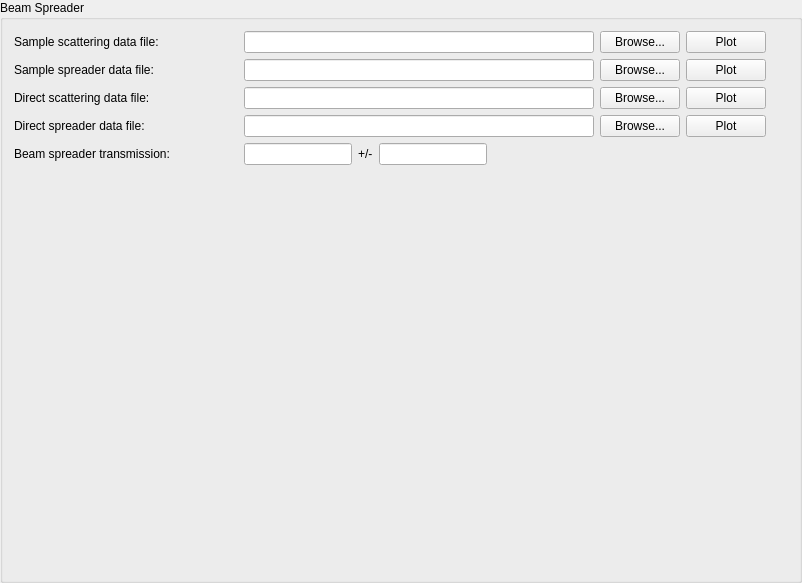
<?xml version="1.0" encoding="UTF-8"?>
<ui version="4.0">
 <class>GroupBox</class>
 <widget class="QGroupBox" name="GroupBox">
  <property name="geometry">
   <rect>
    <x>0</x>
    <y>0</y>
    <width>802</width>
    <height>583</height>
   </rect>
  </property>
  <property name="windowTitle">
   <string>GroupBox</string>
  </property>
  <property name="title">
   <string>Beam Spreader</string>
  </property>
  <layout class="QVBoxLayout" name="verticalLayout">
   <item>
    <layout class="QGridLayout" name="gridLayout">
     <item row="0" column="0">
      <widget class="QLabel" name="label">
       <property name="sizePolicy">
        <sizepolicy hsizetype="Fixed" vsizetype="Preferred">
         <horstretch>0</horstretch>
         <verstretch>0</verstretch>
        </sizepolicy>
       </property>
       <property name="minimumSize">
        <size>
         <width>204</width>
         <height>0</height>
        </size>
       </property>
       <property name="text">
        <string>Sample scattering data file:</string>
       </property>
      </widget>
     </item>
     <item row="0" column="2">
      <widget class="QLineEdit" name="sample_scatt_edit">
       <property name="sizePolicy">
        <sizepolicy hsizetype="Expanding" vsizetype="Fixed">
         <horstretch>0</horstretch>
         <verstretch>0</verstretch>
        </sizepolicy>
       </property>
       <property name="minimumSize">
        <size>
         <width>300</width>
         <height>0</height>
        </size>
       </property>
       <property name="maximumSize">
        <size>
         <width>16777215</width>
         <height>16777215</height>
        </size>
       </property>
       <property name="toolTip">
        <string>Enter a valid data file path.</string>
       </property>
      </widget>
     </item>
     <item row="0" column="3">
      <widget class="QPushButton" name="sample_scatt_browse">
       <property name="sizePolicy">
        <sizepolicy hsizetype="Fixed" vsizetype="Fixed">
         <horstretch>0</horstretch>
         <verstretch>0</verstretch>
        </sizepolicy>
       </property>
       <property name="toolTip">
        <string>Click to browse.</string>
       </property>
       <property name="text">
        <string>Browse...</string>
       </property>
      </widget>
     </item>
     <item row="1" column="0">
      <widget class="QLabel" name="label_2">
       <property name="sizePolicy">
        <sizepolicy hsizetype="Fixed" vsizetype="Preferred">
         <horstretch>0</horstretch>
         <verstretch>0</verstretch>
        </sizepolicy>
       </property>
       <property name="text">
        <string>Sample spreader data file:</string>
       </property>
      </widget>
     </item>
     <item row="1" column="2">
      <widget class="QLineEdit" name="sample_spread_edit">
       <property name="sizePolicy">
        <sizepolicy hsizetype="Expanding" vsizetype="Fixed">
         <horstretch>0</horstretch>
         <verstretch>0</verstretch>
        </sizepolicy>
       </property>
       <property name="minimumSize">
        <size>
         <width>300</width>
         <height>0</height>
        </size>
       </property>
       <property name="maximumSize">
        <size>
         <width>16777215</width>
         <height>16777215</height>
        </size>
       </property>
       <property name="toolTip">
        <string>Enter a valid data file path.</string>
       </property>
      </widget>
     </item>
     <item row="1" column="3">
      <widget class="QPushButton" name="sample_spread_browse">
       <property name="sizePolicy">
        <sizepolicy hsizetype="Fixed" vsizetype="Fixed">
         <horstretch>0</horstretch>
         <verstretch>0</verstretch>
        </sizepolicy>
       </property>
       <property name="toolTip">
        <string>Click to browse.</string>
       </property>
       <property name="text">
        <string>Browse...</string>
       </property>
      </widget>
     </item>
     <item row="2" column="0">
      <widget class="QLabel" name="label_3">
       <property name="sizePolicy">
        <sizepolicy hsizetype="Fixed" vsizetype="Preferred">
         <horstretch>0</horstretch>
         <verstretch>0</verstretch>
        </sizepolicy>
       </property>
       <property name="text">
        <string>Direct scattering data file:</string>
       </property>
      </widget>
     </item>
     <item row="3" column="0">
      <widget class="QLabel" name="label_4">
       <property name="sizePolicy">
        <sizepolicy hsizetype="Fixed" vsizetype="Preferred">
         <horstretch>0</horstretch>
         <verstretch>0</verstretch>
        </sizepolicy>
       </property>
       <property name="text">
        <string>Direct spreader data file:</string>
       </property>
      </widget>
     </item>
     <item row="2" column="2">
      <widget class="QLineEdit" name="direct_scatt_edit">
       <property name="sizePolicy">
        <sizepolicy hsizetype="Expanding" vsizetype="Fixed">
         <horstretch>0</horstretch>
         <verstretch>0</verstretch>
        </sizepolicy>
       </property>
       <property name="minimumSize">
        <size>
         <width>300</width>
         <height>0</height>
        </size>
       </property>
       <property name="maximumSize">
        <size>
         <width>16777215</width>
         <height>16777215</height>
        </size>
       </property>
       <property name="toolTip">
        <string>Enter a valid data file path.</string>
       </property>
      </widget>
     </item>
     <item row="3" column="2">
      <widget class="QLineEdit" name="direct_spread_edit">
       <property name="sizePolicy">
        <sizepolicy hsizetype="Expanding" vsizetype="Fixed">
         <horstretch>0</horstretch>
         <verstretch>0</verstretch>
        </sizepolicy>
       </property>
       <property name="minimumSize">
        <size>
         <width>300</width>
         <height>0</height>
        </size>
       </property>
       <property name="maximumSize">
        <size>
         <width>16777215</width>
         <height>16777215</height>
        </size>
       </property>
       <property name="toolTip">
        <string>Enter a valid data file path.</string>
       </property>
      </widget>
     </item>
     <item row="2" column="3">
      <widget class="QPushButton" name="direct_scatt_browse">
       <property name="sizePolicy">
        <sizepolicy hsizetype="Fixed" vsizetype="Fixed">
         <horstretch>0</horstretch>
         <verstretch>0</verstretch>
        </sizepolicy>
       </property>
       <property name="toolTip">
        <string>Click to browse.</string>
       </property>
       <property name="text">
        <string>Browse...</string>
       </property>
      </widget>
     </item>
     <item row="3" column="3">
      <widget class="QPushButton" name="direct_spread_browse">
       <property name="sizePolicy">
        <sizepolicy hsizetype="Fixed" vsizetype="Fixed">
         <horstretch>0</horstretch>
         <verstretch>0</verstretch>
        </sizepolicy>
       </property>
       <property name="toolTip">
        <string>Click to browse.</string>
       </property>
       <property name="text">
        <string>Browse...</string>
       </property>
      </widget>
     </item>
     <item row="4" column="0">
      <widget class="QLabel" name="label_5">
       <property name="sizePolicy">
        <sizepolicy hsizetype="Fixed" vsizetype="Preferred">
         <horstretch>0</horstretch>
         <verstretch>0</verstretch>
        </sizepolicy>
       </property>
       <property name="text">
        <string>Beam spreader transmission:</string>
       </property>
      </widget>
     </item>
     <item row="4" column="2">
      <layout class="QHBoxLayout" name="horizontalLayout">
       <item>
        <widget class="QLineEdit" name="spreader_trans_edit">
         <property name="sizePolicy">
          <sizepolicy hsizetype="Fixed" vsizetype="Fixed">
           <horstretch>0</horstretch>
           <verstretch>0</verstretch>
          </sizepolicy>
         </property>
         <property name="maximumSize">
          <size>
           <width>113</width>
           <height>16777215</height>
          </size>
         </property>
         <property name="toolTip">
          <string>Transmission of the beam spreader in %.</string>
         </property>
        </widget>
       </item>
       <item>
        <widget class="QLabel" name="label_7">
         <property name="text">
          <string>+/-</string>
         </property>
        </widget>
       </item>
       <item>
        <widget class="QLineEdit" name="spreader_trans_spread_edit">
         <property name="sizePolicy">
          <sizepolicy hsizetype="Fixed" vsizetype="Fixed">
           <horstretch>0</horstretch>
           <verstretch>0</verstretch>
          </sizepolicy>
         </property>
         <property name="maximumSize">
          <size>
           <width>113</width>
           <height>16777215</height>
          </size>
         </property>
         <property name="toolTip">
          <string>Uncertainty on the beam spreader transmission.</string>
         </property>
        </widget>
       </item>
       <item>
        <spacer name="horizontalSpacer_2">
         <property name="orientation">
          <enum>Qt::Horizontal</enum>
         </property>
         <property name="sizeHint" stdset="0">
          <size>
           <width>40</width>
           <height>20</height>
          </size>
         </property>
        </spacer>
       </item>
      </layout>
     </item>
     <item row="0" column="5">
      <spacer name="horizontalSpacer">
       <property name="orientation">
        <enum>Qt::Horizontal</enum>
       </property>
       <property name="sizeType">
        <enum>QSizePolicy::Fixed</enum>
       </property>
       <property name="sizeHint" stdset="0">
        <size>
         <width>22</width>
         <height>20</height>
        </size>
       </property>
      </spacer>
     </item>
     <item row="0" column="1">
      <spacer name="horizontalSpacer_3">
       <property name="orientation">
        <enum>Qt::Horizontal</enum>
       </property>
       <property name="sizeType">
        <enum>QSizePolicy::Fixed</enum>
       </property>
       <property name="sizeHint" stdset="0">
        <size>
         <width>20</width>
         <height>20</height>
        </size>
       </property>
      </spacer>
     </item>
     <item row="0" column="4">
      <widget class="QPushButton" name="sample_scatt_plot">
       <property name="minimumSize">
        <size>
         <width>0</width>
         <height>0</height>
        </size>
       </property>
       <property name="maximumSize">
        <size>
         <width>16777215</width>
         <height>16777215</height>
        </size>
       </property>
       <property name="toolTip">
        <string>Click to plot data 2D data.</string>
       </property>
       <property name="text">
        <string>Plot</string>
       </property>
      </widget>
     </item>
     <item row="1" column="4">
      <widget class="QPushButton" name="sample_spread_plot">
       <property name="minimumSize">
        <size>
         <width>0</width>
         <height>0</height>
        </size>
       </property>
       <property name="maximumSize">
        <size>
         <width>16777215</width>
         <height>16777215</height>
        </size>
       </property>
       <property name="toolTip">
        <string>Click to plot data 2D data.</string>
       </property>
       <property name="text">
        <string>Plot</string>
       </property>
      </widget>
     </item>
     <item row="2" column="4">
      <widget class="QPushButton" name="direct_scatt_plot">
       <property name="minimumSize">
        <size>
         <width>0</width>
         <height>0</height>
        </size>
       </property>
       <property name="maximumSize">
        <size>
         <width>16777215</width>
         <height>16777215</height>
        </size>
       </property>
       <property name="toolTip">
        <string>Click to plot data 2D data.</string>
       </property>
       <property name="text">
        <string>Plot</string>
       </property>
      </widget>
     </item>
     <item row="3" column="4">
      <widget class="QPushButton" name="direct_spread_plot">
       <property name="minimumSize">
        <size>
         <width>0</width>
         <height>0</height>
        </size>
       </property>
       <property name="maximumSize">
        <size>
         <width>16777215</width>
         <height>16777215</height>
        </size>
       </property>
       <property name="toolTip">
        <string>Click to plot data 2D data.</string>
       </property>
       <property name="text">
        <string>Plot</string>
       </property>
      </widget>
     </item>
    </layout>
   </item>
   <item>
    <spacer name="verticalSpacer">
     <property name="orientation">
      <enum>Qt::Vertical</enum>
     </property>
     <property name="sizeHint" stdset="0">
      <size>
       <width>20</width>
       <height>40</height>
      </size>
     </property>
    </spacer>
   </item>
  </layout>
 </widget>
 <resources/>
 <connections/>
</ui>
